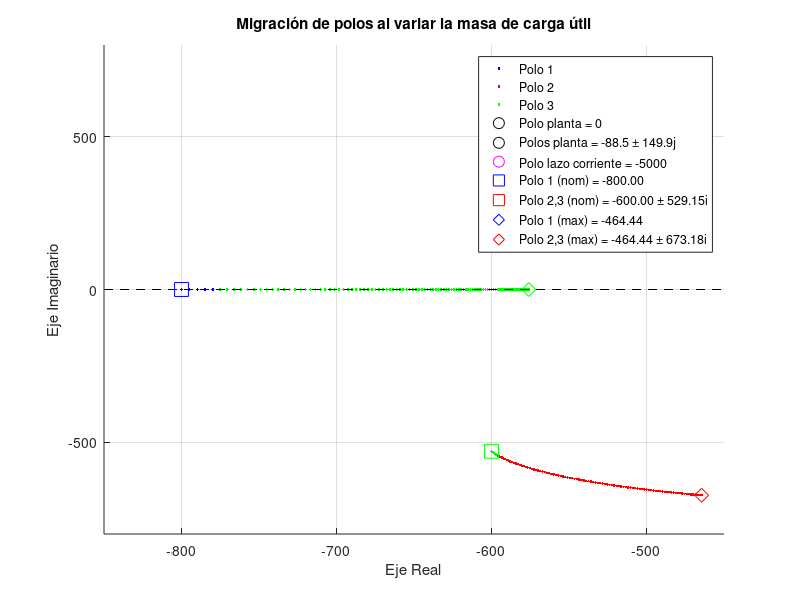
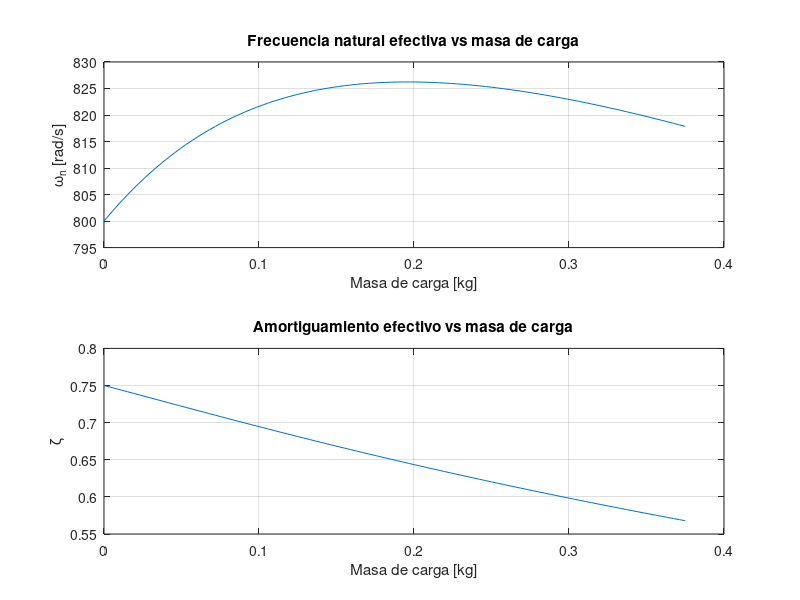

MATLAB code for these plots, in order:
% Script para análisis de migración de polos del controlador PID
clear all; close all; clc;

% Parámetros constantes
Jm = 14e-6;          % kg.m^2
m = 1.0;             % kg
lcm = 0.25;          % m
Jcm = 0.0208;        % kg.m^2
ll = 0.50;           % m
r = 120;             % relación de reducción
n = 2.5;             % parámetro de sintonía serie
zeta = 0.75;         % amortiguamiento deseado
wn = 800;            % frecuencia natural deseada (rad/s)

% Vector de masa de carga útil
ml_vector = linspace(0, 0.375, 100);
polos = zeros(length(ml_vector), 3); % Matriz para almacenar los polos

% Cálculo de Jl y Jeq nominal (ml = 0)
Jl_nom = (m*lcm^2 + Jcm) + 0*ll^2;
Jeq_nom = Jm + Jl_nom/r^2;

% Cálculo de ganancias con Jeq nominal (se mantienen fijas)
ba = Jeq_nom * n * wn;
Ksa = Jeq_nom * n * wn^2;
Ksia = Jeq_nom * wn^3;

% Cálculo de polos para cada valor de ml
for i = 1:length(ml_vector)
    % Cálculo de nueva Jeq para cada ml
    Jl = (m*lcm^2 + Jcm) + ml_vector(i)*ll^2;
    Jeq = Jm + Jl/r^2;
    
    % Polinomio característico con ganancias fijas y nueva Jeq
    coef = [Jeq, ba, Ksa, Ksia];
    polos(i,:) = roots(coef);
end

% Gráfico de migración de polos
figure('Name', 'Migración de Polos')
hold on; grid on;

% Graficar trayectorias de polos del controlador
plot(real(polos(:,1)), imag(polos(:,1)), 'b.', 'DisplayName', 'Polo 1')
plot(real(polos(:,2)), imag(polos(:,2)), 'r.', 'DisplayName', 'Polo 2')
plot(real(polos(:,3)), imag(polos(:,3)), 'g.', 'DisplayName', 'Polo 3')

% Agregar polos de lazo abierto de la planta
polo_planta1 = 0;
polo_planta2 = complex(-88.5, 149.9);
polo_planta3 = complex(-88.5, -149.9);

plot(real(polo_planta1), imag(polo_planta1), 'ko', 'MarkerSize', 10, ...
    'DisplayName', 'Polo planta = 0')
plot(real(polo_planta2), imag(polo_planta2), 'ko', 'MarkerSize', 10, ...
    'DisplayName', sprintf('Polos planta = -88.5 ± 149.9j'))
plot(real(polo_planta3), imag(polo_planta3), 'ko', 'MarkerSize', 10, 'HandleVisibility', 'off')

% Agregar polo del lazo de corriente
polo_corriente = -5000;
plot(polo_corriente, 0, 'mo', 'MarkerSize', 10, ...
    'DisplayName', 'Polo lazo corriente = -5000')

% Puntos límites para Jeq nominal (ml = 0)
plot(real(polos(1,1)), imag(polos(1,1)), 'bs', 'MarkerSize', 10, ...
    'DisplayName', sprintf('Polo 1 (nom) = %.2f', real(polos(1,1))))
plot(real(polos(1,2)), imag(polos(1,2)), 'rs', 'MarkerSize', 10, ...
    'DisplayName', sprintf('Polo 2,3 (nom) = %.2f ± %.2fi', real(polos(1,2)), abs(imag(polos(1,2)))))
plot(real(polos(1,3)), imag(polos(1,3)), 'gs', 'MarkerSize', 10, 'HandleVisibility', 'off')

% Puntos límites para Jeq máxima (ml = 0.375)
plot(real(polos(end,1)), imag(polos(end,1)), 'bd', 'MarkerSize', 10, ...
    'DisplayName', sprintf('Polo 1 (max) = %.2f', real(polos(end,1))))
plot(real(polos(end,2)), imag(polos(end,2)), 'rd', 'MarkerSize', 10, ...
    'DisplayName', sprintf('Polo 2,3 (max) = %.2f ± %.2fi', real(polos(end,2)), abs(imag(polos(end,2)))))
plot(real(polos(end,3)), imag(polos(end,3)), 'gd', 'MarkerSize', 10, 'HandleVisibility', 'off')

xlabel('Eje Real')
ylabel('Eje Imaginario')
title('Migración de polos al variar la masa de carga útil')
legend('Location', 'best')

% Hacer zoom en la región relevante (ajustar según necesidad)
xlim([-850 -450])
ylim([-800 800])

% Agregar líneas de ejes
plot([0 0], ylim, 'k--', 'HandleVisibility', 'off')
plot(xlim, [0 0], 'k--', 'HandleVisibility', 'off')

% Mostrar valores de polos para casos extremos
disp('Polos para ml = 0:')
disp(polos(1,:))
disp('Polos para ml = 0.375:')
disp(polos(end,:))

% Cálculo de amortiguamiento y frecuencia natural efectivos
for i = 1:length(ml_vector)
    polo_complejo = polos(i,2); % Tomamos uno de los polos complejos conjugados
    wn_eff(i) = abs(polo_complejo);
    zeta_eff(i) = -real(polo_complejo)/wn_eff(i);
end

% Gráfico de variación de parámetros
figure('Name', 'Variación de Parámetros')
subplot(2,1,1)
plot(ml_vector, wn_eff)
grid on
title('Frecuencia natural efectiva vs masa de carga')
xlabel('Masa de carga [kg]')
ylabel('\omega_n [rad/s]')

subplot(2,1,2)
plot(ml_vector, zeta_eff)
grid on
title('Amortiguamiento efectivo vs masa de carga')
xlabel('Masa de carga [kg]')
ylabel('\zeta')